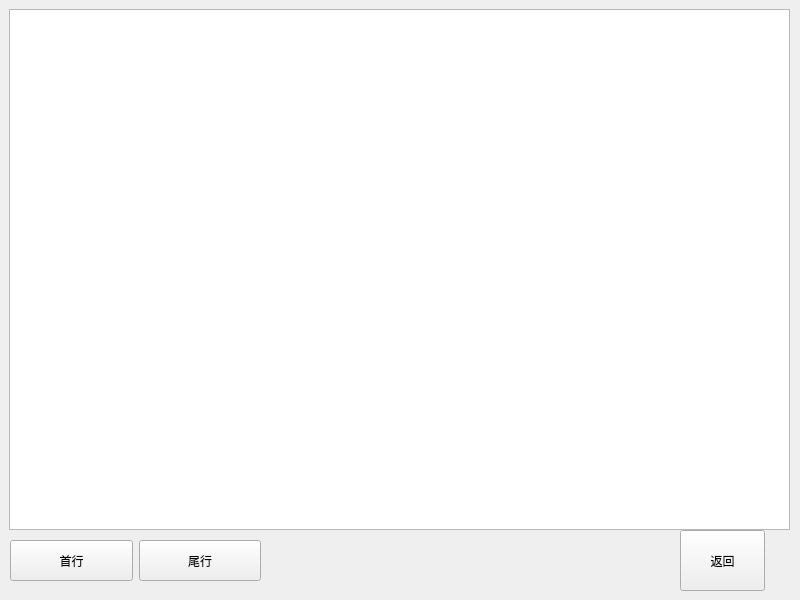
<?xml version="1.0" encoding="UTF-8"?>
<ui version="4.0">
 <class>sysLogForm</class>
 <widget class="QWidget" name="sysLogForm">
  <property name="geometry">
   <rect>
    <x>0</x>
    <y>0</y>
    <width>800</width>
    <height>600</height>
   </rect>
  </property>
  <property name="windowTitle">
   <string>Form</string>
  </property>
  <widget class="QTableView" name="tableView">
   <property name="geometry">
    <rect>
     <x>9</x>
     <y>9</y>
     <width>781</width>
     <height>521</height>
    </rect>
   </property>
   <property name="verticalScrollBarPolicy">
    <enum>Qt::ScrollBarAsNeeded</enum>
   </property>
   <property name="horizontalScrollBarPolicy">
    <enum>Qt::ScrollBarAlwaysOff</enum>
   </property>
   <property name="selectionMode">
    <enum>QAbstractItemView::SingleSelection</enum>
   </property>
   <property name="selectionBehavior">
    <enum>QAbstractItemView::SelectRows</enum>
   </property>
   <property name="showGrid">
    <bool>false</bool>
   </property>
   <property name="sortingEnabled">
    <bool>true</bool>
   </property>
   <property name="wordWrap">
    <bool>true</bool>
   </property>
   <attribute name="horizontalHeaderStretchLastSection">
    <bool>true</bool>
   </attribute>
  </widget>
  <widget class="QMdPushButton" name="qMdPushButton">
   <property name="geometry">
    <rect>
     <x>680</x>
     <y>530</y>
     <width>85</width>
     <height>61</height>
    </rect>
   </property>
   <property name="text">
    <string>返回</string>
   </property>
  </widget>
  <widget class="QWidget" name="">
   <property name="geometry">
    <rect>
     <x>10</x>
     <y>540</y>
     <width>251</width>
     <height>41</height>
    </rect>
   </property>
   <layout class="QHBoxLayout" name="horizontalLayout">
    <item>
     <widget class="QMdPushButton" name="qMdPushButton_2">
      <property name="sizePolicy">
       <sizepolicy hsizetype="Preferred" vsizetype="Preferred">
        <horstretch>0</horstretch>
        <verstretch>0</verstretch>
       </sizepolicy>
      </property>
      <property name="text">
       <string>首行</string>
      </property>
     </widget>
    </item>
    <item>
     <widget class="QMdPushButton" name="qMdPushButton_3">
      <property name="sizePolicy">
       <sizepolicy hsizetype="Preferred" vsizetype="Preferred">
        <horstretch>0</horstretch>
        <verstretch>0</verstretch>
       </sizepolicy>
      </property>
      <property name="text">
       <string>尾行</string>
      </property>
     </widget>
    </item>
   </layout>
  </widget>
 </widget>
 <customwidgets>
  <customwidget>
   <class>QMdPushButton</class>
   <extends>QPushButton</extends>
   <header>mdPushbutton/qmdpushbutton.h</header>
  </customwidget>
 </customwidgets>
 <resources/>
 <connections/>
</ui>
